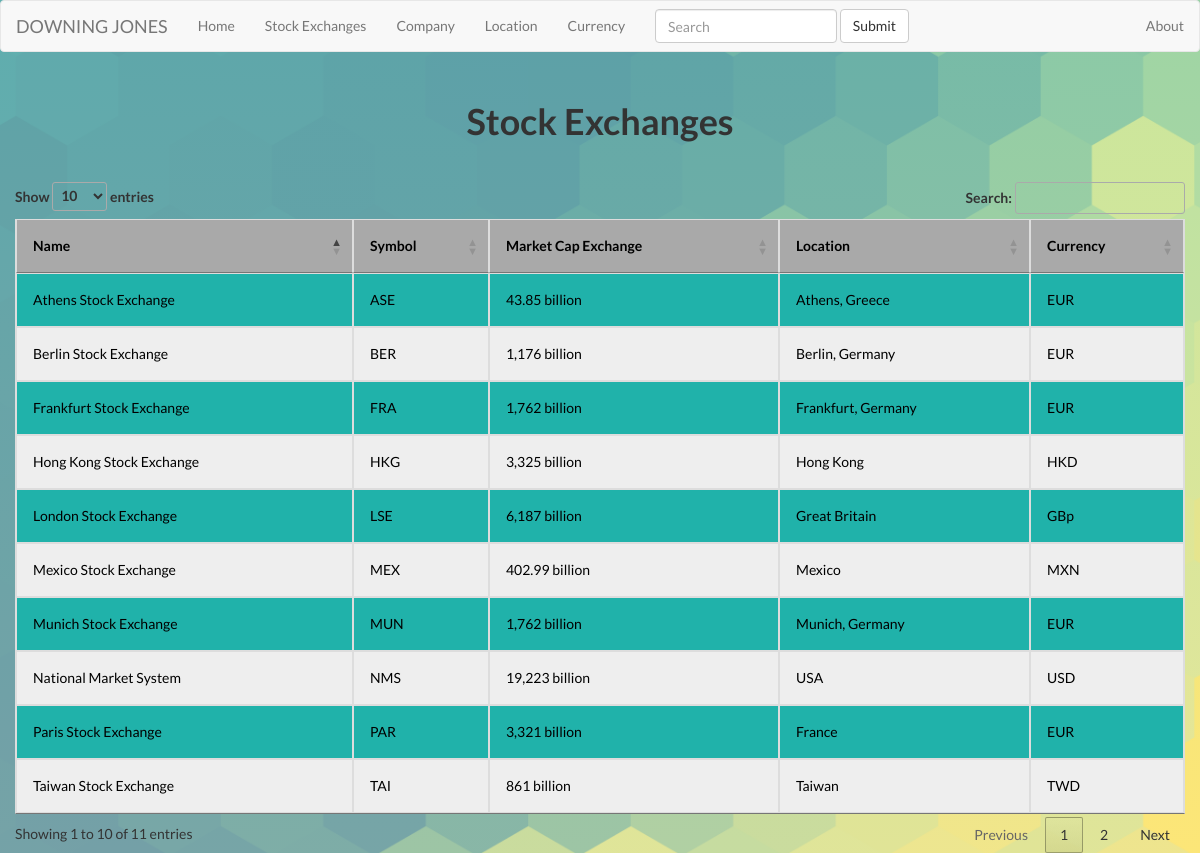
The page /stockmarkets on the database its author committed.
### FlaskApp/DowningJones/models.py (models this page shows, shortened)
class Exchange(db.Model):
    rowid = db.Column(db.Integer, primary_key=True)
    exchange = db.Column(db.String(80))
    name = db.Column(db.String(80))
    market_cap_exchange = db.Column(db.String(80))
    currency = db.Column(db.String(80))
    location = db.Column(db.String(80))

### FlaskApp/DowningJones/__init__.py (the view)
@app.route ( '/stockmarkets' )
def stockmarkets ():
	markets = Exchange.query.distinct(Exchange.name)
	return render_template('stockmarkets.html',
							title='Exchanges',
							markets=markets)

### FlaskApp/DowningJones/templates/stockmarkets.html (shortened to what this page needs)
{% extends "layout.html" %}
{% block body %}
<div class="container-fluid">
    <div class="row" style="padding:30px">
        <div class="col-xs-4 col-md-4 "></div>
            <div class="col-xs-4 col-md-4" style="text-align: center">
                <h1 style = "font-weight : bold">Stock Exchanges</h1>
            </div>
        </div>
    <div class='table-responsive'>
        <table id="stocktable" class="table table-hover table-striped table-responsive table-bordered">
            <thead>
                <tr>
                    <th id="name">Name</th>
                    <th id="symbol">Symbol</th>
                    <th id="market_cap_exchange">Market Cap Exchange</th>
                    <th id="location">Location</th>
                    <th id="currency">Currency</th>
                </tr>
            </thead>
            <tbody>
                {% for market in markets %}
                <tr>
                    <td><a href="/stockmarkets/{{market.rowid}}">{{ market.name }}<a></td>
                    <td>{{ market.exchange }}</td>
                    <td>{{ market.market_cap_exchange }}</td>
                    <td><a href="/locations/{{market.rowid}}">{{ market.location }}<a></td>
                    <td><a href="/currencies/{{market.rowid}}">{{ market.currency }}<a></td>
                </tr>
                {% endfor %}
            </tbody>
        </table>
    </div>
</div>
<link rel="stylesheet" href="http://cdn.datatables.net/1.10.2/css/jquery.dataTables.min.css"></style>
{% endblock %}

### FlaskApp/DowningJones/static/style.css (style rules this page uses)
html, body { padding:0; margin:0; }
table { background-color:#a9a9a9; margin:auto; }
table, th, td { border: 1px solid black; border-collapse: collapse; color:black; }
th, td { padding: 16px !important; }
td { text-align: left; }
body { background-size: cover; }
.table-striped>tbody>tr:nth-child(odd)>td, .table-striped>tbody>tr:nth-child(odd)>th { background-color: lightseagreen; }
.table-striped>tbody>tr:nth-child(even)>td, .table-striped>tbody>tr:nth-child(even)>th { background-color: #eeeeee; }

### FlaskApp/DowningJones/templates/layout.html (style rules this page uses)
body { background:linear-gradient(rgba(200,265,265,0.45), rgba(265,265,265,0.45)), url("static/background3.png"); background-size: cover; font-family: 'Lato', sans-serif; }
tr,tbody,a,td { color:black; font-family: 'Lato', sans-serif; }

### rows shown on the page
Exchange: name "London Stock Exchange", exchange "LSE", market_cap_exchange "6,187 billion", location "Great Britain", currency "GBp"
Exchange: name "Athens Stock Exchange", exchange "ASE", market_cap_exchange "43.85 billion", location "Athens, Greece", currency "EUR"
Exchange: name "National Market System", exchange "NMS", market_cap_exchange "19,223 billion", location "USA", currency "USD"
Exchange: name "Mexico Stock Exchange", exchange "MEX", market_cap_exchange "402.99 billion", location "Mexico", currency "MXN"
Exchange: name "Frankfurt Stock Exchange", exchange "FRA", market_cap_exchange "1,762 billion", location "Frankfurt, Germany", currency "EUR"
Exchange: name "Taiwan Stock Exchange", exchange "TAI", market_cap_exchange "861 billion", location "Taiwan", currency "TWD"
Exchange: name "Berlin Stock Exchange", exchange "BER", market_cap_exchange "1,176 billion", location "Berlin, Germany", currency "EUR"
Exchange: name "Munich Stock Exchange", exchange "MUN", market_cap_exchange "1,762 billion", location "Munich, Germany", currency "EUR"
Exchange: name "Hong Kong Stock Exchange", exchange "HKG", market_cap_exchange "3,325 billion", location "Hong Kong", currency "HKD"
Exchange: name "Paris Stock Exchange", exchange "PAR", market_cap_exchange "3,321 billion", location "France", currency "EUR"
